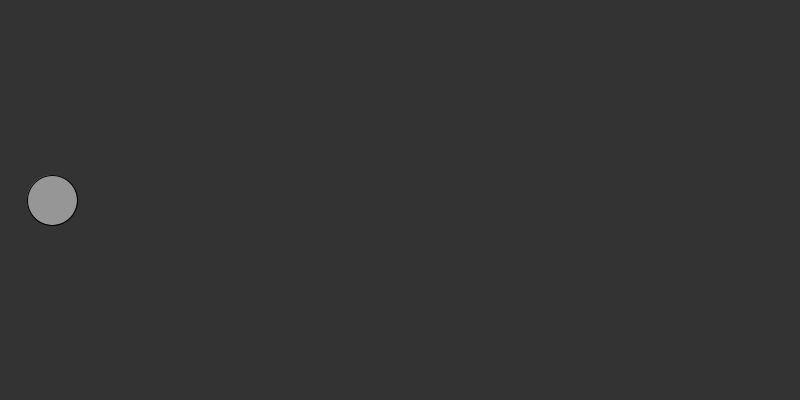
Frame 1 (no input)
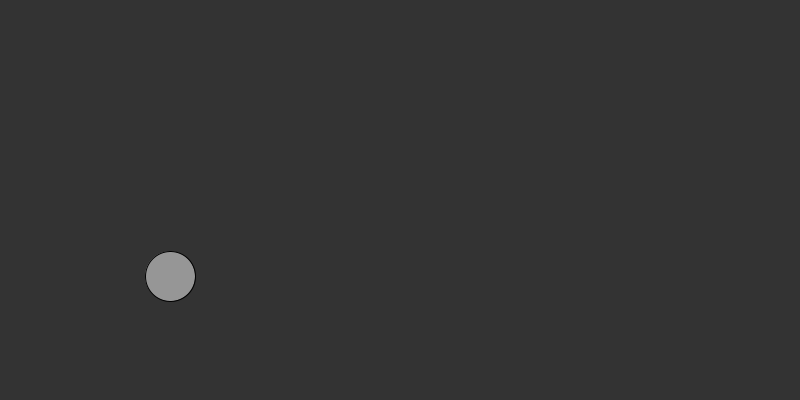
Frame 60 (the mouse pressed at the canvas centre just before this capture)
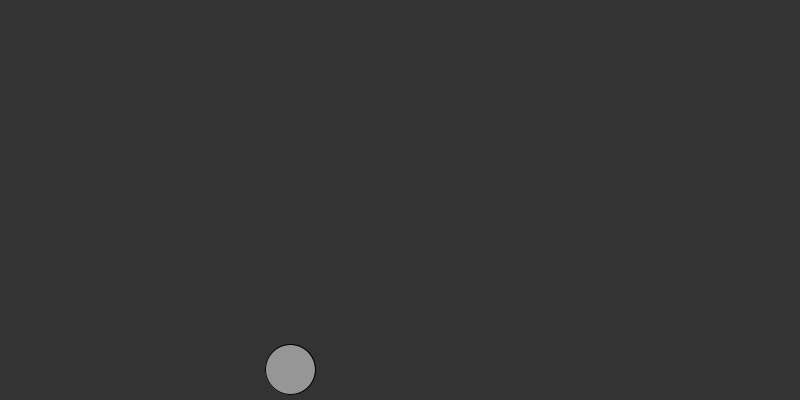
Frame 120 (the mouse held since frame 60 and released just before this capture)

The Processing sketch that drew these frames (run headless with seeded random() and noise(); from frame 60 on, the mouse is pressed at the canvas centre):

// Processing sketch: bouncingBall
// ── bouncingBall.pde
// Veer Vohra
// Bouncing ball in frictionless environment
// Java Ver 1.0

float balldiam = 50;
PVector position = new PVector(50, 200);
PVector velocity = new PVector(2, 0);
PVector gravity = new PVector(0, 0.2);

void setup() {
  size (800,400);
  fill(150);
}

void draw() {
  background(51);
  
  position.add(velocity);
  velocity.add(gravity);
  
  if (position.x > width-balldiam/2 || position.x < balldiam/2){
    velocity.x = velocity.x * -1;
  }
  
  if (position.y > height-balldiam/2 || position.y < balldiam/2){
    velocity.y = velocity.y * -0.9;
  }
  
  ellipseMode(CENTER);
  ellipse(position.x, position.y, balldiam, balldiam);
}
